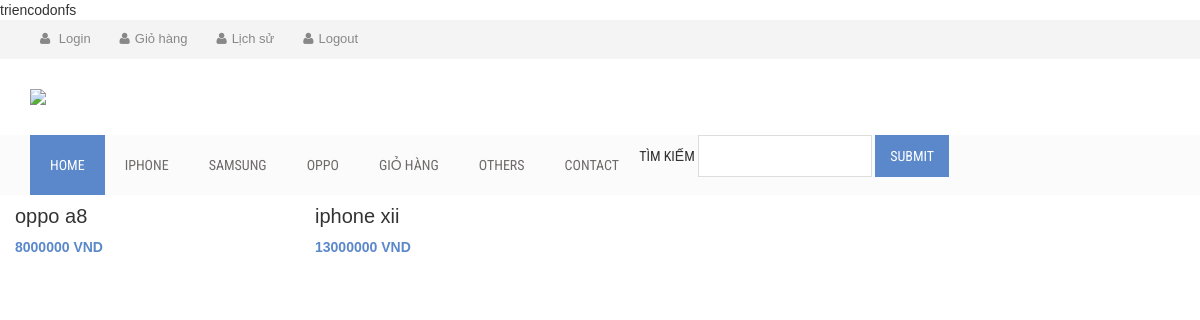
Screenshot of /customer/history.php (signed in) with the database file from the repository.
### tables this page shows
CREATE TABLE `hoadon` (
  `id` int(11) NOT NULL,
  `idsp` int(11) DEFAULT NULL,
  `idkh` int(40) NOT NULL,
  `gia` int(40) NOT NULL,
  `trangthai` int(4) NOT NULL,
  `tongbill` int(40) NOT NULL
);

CREATE TABLE `sanpham` (
  `idsp` int(11) NOT NULL,
  `tensp` varchar(255) NOT NULL,
  `loaisp` varchar(255) DEFAULT NULL,
  `gia` int(20) DEFAULT NULL,
  `soluong` int(50) NOT NULL,
  `img` blob NOT NULL
);

### customer/history.php (the view, shortened to what this page needs)
<?php
$conn = mysqli_connect("localhost", "root", "", "mobile", "3307") or die();
if(isset($_SESSION['USER_NAME'])){
    $idkh = $_SESSION['USER_ID'];
}
require "../inc/headerweb.php";
?>
<body>
    <?php
       $sql = "SELECT sanpham.tensp,sanpham.idsp,hoadon.tongbill FROM `hoadon` INNER JOIN sanpham ON hoadon.idsp = sanpham.idsp WHERE hoadon.trangthai = 1 && hoadon.idkh = $idkh";
       $query = mysqli_query($conn,$sql);
       $num = mysqli_num_rows($query);
       if($num > 0){
        while ($row = mysqli_fetch_array($query)) {
            ?>
            <div class="col-md-3 col-sm-6">
                                <div class="single-shop-product">
                                    <h2><?php echo $row["tensp"] ?></a></h2>
                                    <div class="product-carousel-price">
                                        <ins><?php echo $row["tongbill"] ?> VND</ins>
                                    </div>
                                </div>
                            </div>
                            <?php
        }
       }
    ?>
</body>

### customer/style.css (style rules this page uses)
h1, h2, h3, h4, h5, h6 { margin: 0 0 15px; }
body { font-family:Arial, Helvetica, sans-serif; }
.product-carousel-price ins { color: #5a88ca; font-weight: 700; margin-right: 5px; text-decoration: none; }
.single-shop-product h2 { font-size: 20px; margin: 10px 0; }
.single-shop-product { margin-bottom: 50px }

### rows the page displays
hoadon: idsp.tensp "oppo a8", tongbill "8000000"
hoadon: idsp.tensp "iphone xii", tongbill "13000000"
